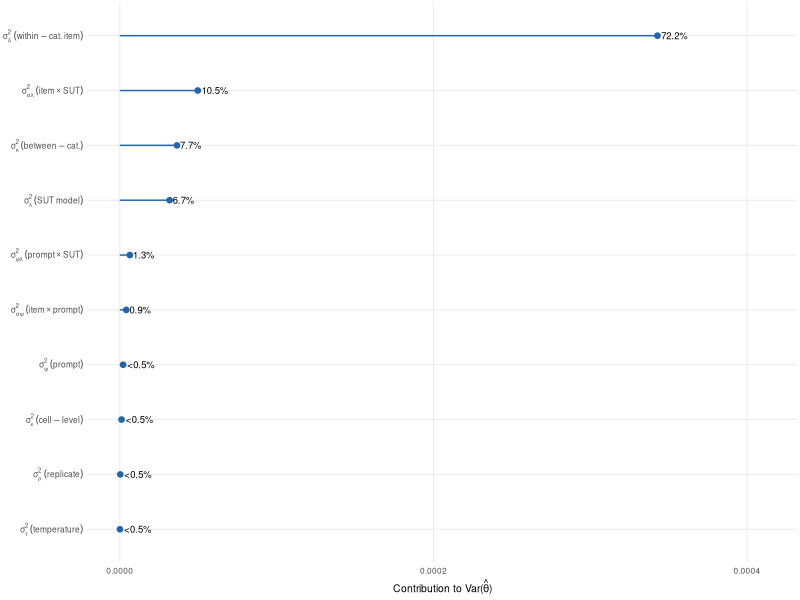
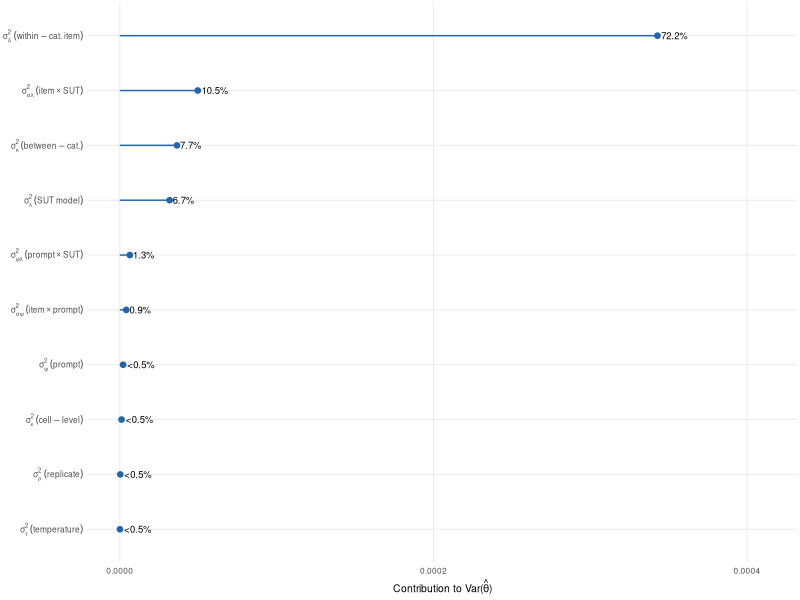

These figures' R source, in order:
# 03c_fig_mmlu_decomposition.R
# MMLU G-study figure for the main text (fig:mmlu_combined panel a): each component's
# contribution to Var(theta-hat) at the operational design, as a lollipop. Twin of
# 03b_fig_intro_safety.R (Figure 3a); MMLU has no judge, so the model facet is the SUT.
# Uses the four admissible prompt variants (v_3 excluded by the structural check).
# Reads from pre-computed variance_components_mmlu.csv.
#
# Output: figures/fig_mmlu_decomposition.{pdf,png}
#
# Usage:
#   Rscript analysis/03c_fig_mmlu_decomposition.R

library(tidyverse)

set.seed(42)

fig_dir <- "figures"
dir.create(fig_dir, recursive = TRUE, showWarnings = FALSE)

cat("=== 03c_fig_mmlu_decomposition.R ===\n")

# Drawn at print size (half-width panel, 2.7 in) so text prints at ~7 pt; the
# caption carries the title and design, so title/subtitle are blank.
theme_tle <- theme_minimal(base_size = 7.5) +
  theme(
    panel.grid.minor = element_blank(),
    plot.title = element_blank(),
    plot.subtitle = element_blank(),
    legend.position = "none",
    strip.text = element_text(face = "bold", size = 10),
    strip.background = element_rect(fill = "grey95", color = NA)
  )

N_items <- 200

# Map tle_label to short labels with sigma^2 notation (MMLU: SUT in place of judge)
sigma_labels <- c(
  "SUT model (design sensitivity)"   = expression(sigma[lambda]^2 ~ (SUT ~ model)),
  "item x SUT"                       = expression(sigma[alpha*lambda]^2 ~ (item %*% SUT)),
  "prompt x SUT"                     = expression(sigma[phi*lambda]^2 ~ (prompt %*% SUT)),
  "within-category item"             = expression(sigma[delta]^2 ~ (within-cat. ~ item)),
  "between-category"                 = expression(sigma[kappa]^2 ~ (between-cat.)),
  "item x prompt"                    = expression(sigma[alpha*phi]^2 ~ (item %*% prompt)),
  "cell-level (3-way+)"              = expression(sigma[epsilon]^2 ~ (cell-level)),
  "temperature (design sensitivity)" = expression(sigma[tau]^2 ~ (temperature)),
  "item x temperature"               = expression(sigma[alpha*tau]^2 ~ (item %*% temp)),
  "prompt x temperature"             = expression(sigma[phi*tau]^2 ~ (prompt %*% temp)),
  "replicate noise"                  = expression(sigma[rho]^2 ~ (replicate)),
  "prompt"                           = expression(sigma[phi]^2 ~ (prompt))
)

# Compute the divisor for each component under a design (V, M, H, R).
# For MMLU, M = number of SUT models. Convention: averaging over a factor
# adds it to the denominator; fixing a factor (level = 1) leaves it out.
compute_divisor <- function(label, N, V, M, H, R) {
  switch(label,
    "between-category"                 = N,
    "within-category item"             = N,
    "prompt"                           = V,
    "item x prompt"                    = N * V,
    "item x temperature"               = N * H,
    "prompt x temperature"             = V * H,
    "item x SUT"                       = N * M,
    "prompt x SUT"                     = V * M,
    "cell-level (3-way+)"              = N * V * H * M,
    "replicate noise"                  = N * V * H * M * R,
    "SUT model (design sensitivity)"   = M,
    "temperature (design sensitivity)" = H,
    NA_real_
  )
}

vc_raw <- read_csv("data/processed/variance_components_mmlu.csv",
                   show_col_types = FALSE) %>%
  filter(variance > 1e-8) %>%
  select(tle_label, variance)

# Single design: the operational factorial actually run on MMLU (four admissible variants).
designs <- tibble(
  V = 4, M = 3, H = 3, R = 8,
  design_label = "Operational factorial (V=4, M=3, H=3, R=8)"
)

# For each design, compute contribution of each component to Var(θ̂)
decomp <- designs %>%
  rowwise() %>%
  mutate(rows = list(
    vc_raw %>%
      mutate(divisor = sapply(tle_label, compute_divisor,
                              N = N_items, V = V, M = M, H = H, R = R)) %>%
      mutate(contribution = variance / divisor)
  )) %>%
  unnest(rows) %>%
  ungroup() %>%
  group_by(design_label) %>%
  mutate(
    total_var = sum(contribution),
    pct_mean_var = 100 * contribution / total_var,
    se_design = sqrt(total_var)
  ) %>%
  ungroup() %>%
  filter(contribution > 0)

cat("\nVar(theta_hat) decomposition by design:\n")
decomp %>%
  group_by(design_label) %>%
  arrange(desc(contribution), .by_group = TRUE) %>%
  mutate(rank = row_number()) %>%
  filter(rank <= 5) %>%
  select(design_label, tle_label, variance, divisor, contribution, pct_mean_var) %>%
  print(n = Inf)

cat("\nSE by design:\n")
decomp %>% distinct(design_label, total_var, se_design) %>% print()

# Order panels by status quo → TEE → full
decomp <- decomp %>%
  mutate(tle_label = fct_reorder(tle_label, contribution))

p <- ggplot(decomp, aes(x = contribution, y = tle_label)) +
  geom_segment(aes(x = 0, xend = contribution, y = tle_label, yend = tle_label),
               color = "#2166ac", linewidth = 0.5) +
  geom_point(color = "#2166ac", size = 1.6) +
  geom_text(aes(label = ifelse(pct_mean_var >= 0.5,
                               sprintf("%.1f%%", pct_mean_var),
                               sprintf("<0.5%%"))),
            hjust = -0.15, size = 2.4) +
  scale_y_discrete(labels = sigma_labels) +
  scale_x_continuous(labels = scales::label_number(), breaks = scales::breaks_pretty(n = 3)) +
  labs(
    title = expression("MMLU accuracy: Var(" * hat(theta) * ") decomposition"),
    subtitle = sprintf("Operational design: N=%d items, V=%d prompts, M=%d SUTs, H=%d temps, R=%d reps",
                       N_items, designs$V, designs$M, designs$H, designs$R),
    x = expression("Contribution to Var(" * hat(theta) * ")"),
    y = NULL
  ) +
  theme_tle +
  theme(plot.margin = margin(2, 2, 2, 2, "pt")) +
  expand_limits(x = max(decomp$contribution) * 1.2)

# 2.6 in tall to align with the stacked budget panel (12b) in the same figure.
ggsave(file.path(fig_dir, "fig_mmlu_decomposition.pdf"), p,
       width = 2.7, height = 2.6)
ggsave(file.path(fig_dir, "fig_mmlu_decomposition.png"), p,
       width = 2.7, height = 2.6, dpi = 300)
cat("Saved: fig_mmlu_decomposition.pdf/png\n")
